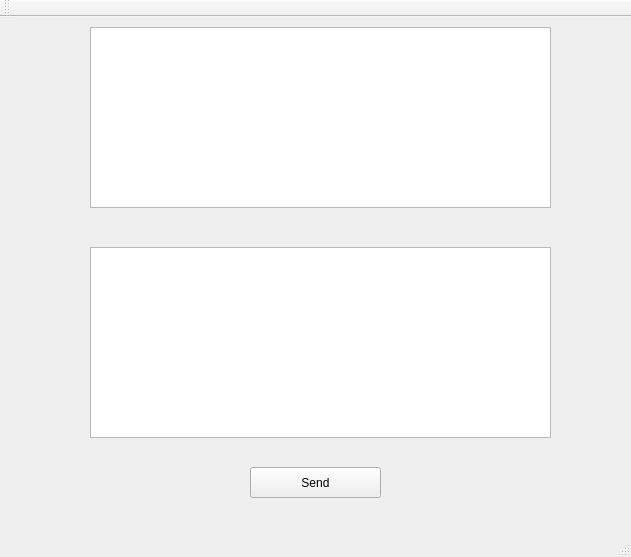
<?xml version="1.0" encoding="UTF-8"?>
<ui version="4.0">
 <class>MainWindow</class>
 <widget class="QMainWindow" name="MainWindow">
  <property name="geometry">
   <rect>
    <x>0</x>
    <y>0</y>
    <width>631</width>
    <height>557</height>
   </rect>
  </property>
  <property name="windowTitle">
   <string>MainWindow</string>
  </property>
  <widget class="QWidget" name="centralWidget">
   <widget class="QPushButton" name="pushButton">
    <property name="geometry">
     <rect>
      <x>250</x>
      <y>450</y>
      <width>131</width>
      <height>31</height>
     </rect>
    </property>
    <property name="text">
     <string>Send</string>
    </property>
   </widget>
   <widget class="QTextEdit" name="textEdit">
    <property name="geometry">
     <rect>
      <x>90</x>
      <y>10</y>
      <width>461</width>
      <height>181</height>
     </rect>
    </property>
   </widget>
   <widget class="QTextEdit" name="textEdit_2">
    <property name="geometry">
     <rect>
      <x>90</x>
      <y>230</y>
      <width>461</width>
      <height>191</height>
     </rect>
    </property>
   </widget>
  </widget>
  <widget class="QMenuBar" name="menuBar">
   <property name="geometry">
    <rect>
     <x>0</x>
     <y>0</y>
     <width>631</width>
     <height>23</height>
    </rect>
   </property>
  </widget>
  <widget class="QToolBar" name="mainToolBar">
   <attribute name="toolBarArea">
    <enum>TopToolBarArea</enum>
   </attribute>
   <attribute name="toolBarBreak">
    <bool>false</bool>
   </attribute>
  </widget>
  <widget class="QStatusBar" name="statusBar"/>
 </widget>
 <layoutdefault spacing="6" margin="11"/>
 <resources/>
 <connections/>
</ui>
